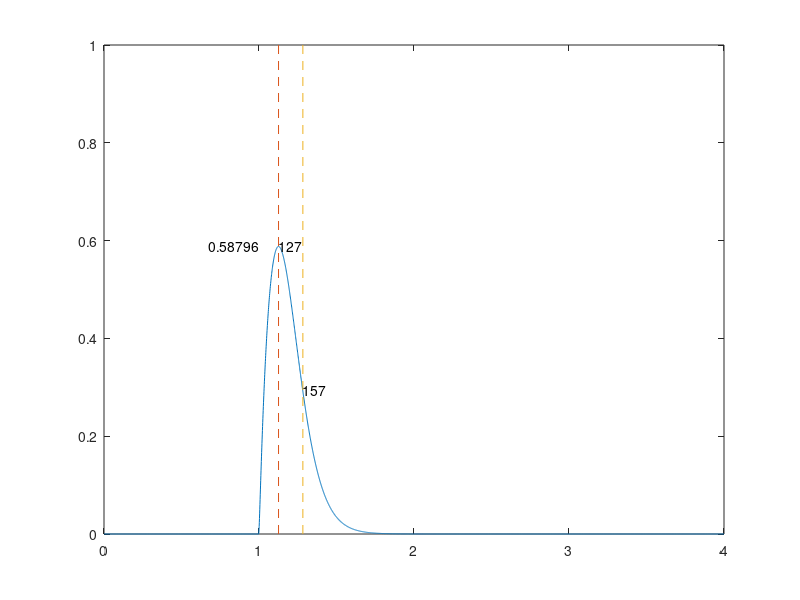

MATLAB code to generate this figure:
%==========================================================================
% new_model_v2_test_f2a.m
% Author: Akira Nagamori
% Last update: 10/31/18
%==========================================================================

%close all
clear all
clc

%==========================================================================
% Simulation parameters

Fs = 1000; %sampling frequency
T = 1/Fs;
time = 0:1/Fs:4; %simulation time

simulation_condition = 1;

if simulation_condition == 1
    % Generate a pulse
    FR_test = 1;
else
    FR_test = [2 5 10 15 20 30 50 100 200]; %10:10:100];
end


%==========================================================================
% initialization
mean_exc = zeros(1,length(FR_test));
p2p_exc = zeros(1,length(FR_test));

for f = 1:length(FR_test)
    FR = FR_test(f);
    %==========================================================================
    % Generate spike train
    spike = zeros(1,length(time));
    
    if simulation_condition == 1
        % Generate a pulse
        spike(1*Fs) = 1;
    else
        % Generate spike train
        temp =spikeTrainGenerator(0:1/Fs:2,Fs,FR);
        spike(1*Fs:3*Fs) = temp;
    end
    
    %==========================================================================
    % Model parameters
    x = 0; % proportion of Ca2+ bound to troponin (0-1)
    y = 0; % porportion of cross-bridge sites available for binding (0-1)
    z = 0; % porportion of bidning sites that formed cross-bridges (0-1)
    
    T_x_1 = 400*Fs/1000; % forward rate constant for Ca2+ binding to troponin
    T_x_2 = 100*Fs/1000; % backward rate constant for Ca2+ release from troponin
    T_y_1 = 250*Fs/1000; % forward rate constant for binding sites becoming available
    T_y_2_0 = 20*Fs/1000; % backward rate constant for binding sites becoming unavailable
    T_z_1 = 0.01; %120*Fs/1000; % forward rate constant for binding sites forming cross-bridge
    T_z_2 = 0.05; %50*Fs/1000; % backward rate constant for binding sites detachecing
    
    
    alpha = 20;
    beta = 10;
    n = 2;
    k = 0.01;
    N = 2;
    %==========================================================================
    % initialization
    R = zeros(1,length(time));
    x_int_vec = zeros(1,length(time));
    x_vec = zeros(1,length(time));
    y_vec = zeros(1,length(time));
    z_vec = zeros(1,length(time));
    act_vec = zeros(1,length(time));
    
    for t = 1:length(time)
        x = spike(t) + exp(-alpha*T)*x;
        x_2 = spike(t) + (1-exp(-beta*T))*x;
        %x_dot = spike(t)*T_x_1 - T_x_2*x;
        %x = x_dot/Fs + x;
        x_int = x^n/(x^n+k^n);
        %beta = 0.05/(1+5*z);
        y_dot = (1-y)*x*(T_y_1) - y*T_y_2_0; %/(1+5*z); %(x_int-y)/0.01; %(1-y)*x*(T_y_1) - y*T_y_2_0/(1+5*z);
        y = y_dot/Fs + y;
        z_dot = (y-z)/0.08; %(-T_z_1+T_z_2); %(y-z)*T_z_1-z*T_z_2;
        z = z_dot/Fs + z;
        act = z; %z^n/(z^n+k^n);
        %R_vec(t) = R;
        x_vec(t) = x;
        x_2_vec(t) = x_2;
        x_int_vec(t) = x_int;
        y_vec(t) = y;
        z_vec(t) = z;
        act_vec(t) = act;
        
    end
    
    mean_exc(f) = mean(act_vec(2*Fs:3*Fs));
    p2p_exc(f) = max(act_vec(2*Fs:3*Fs))-min(act_vec(2*Fs:3*Fs));
    
    if simulation_condition == 1
        % Twitch analysis
        [pks,locs_peak] = max(act_vec);
        pks
        CT = (locs_peak-1*Fs)*1000/Fs
        
        peak_half = pks/2;
        [~,HRT] = min(abs(act_vec(locs_peak:end)-peak_half));
        locs_hrt = locs_peak+HRT;
        HRT = HRT*1000/Fs
    end
    
    figure(1)
    plot(time,act_vec)
    hold on
    if simulation_condition == 1
        hold on
        plot([time(locs_peak) time(locs_peak)],[0 1],'--')
        text(time(locs_peak),pks,num2str(CT))
        hold on
        plot([time(locs_hrt) time(locs_hrt)],[0 1],'--')
        text(time(locs_hrt),peak_half,num2str(HRT))
        text(time(locs_peak)-time(locs_peak)*0.4,pks,num2str(pks))
    end
    
end


if simulation_condition == 2
    twitch2tetanus_ratio = p2p_exc(1)/mean_exc(f)
    fusion = 1-p2p_exc/p2p_exc(1);
    
    FR_new = FR_test(1):0.1:FR_test(end);
    Af_new = spline(FR_test,mean_exc,FR_new);
    [~,loc] = min(abs(Af_new-0.5));
    FR_half = FR_new(loc);
    f_eff = FR_new/FR_half;
    Af_Song = 1-exp(-(f_eff./(0.56*2.1)).^2.1);
    
    figure(2)
    plot(FR_test/FR_half,mean_exc,'LineWidth',1)
    xlabel('Frequency (Hz)','FontSize',14)
    ylabel('Activation','FontSize',14)
    hold on
    plot(f_eff,Af_Song)
    %xlim([0 3])
    
    figure(3)
    plot(FR_test/FR_half,fusion,'LineWidth',1)
    xlabel('Frequency (Hz)','FontSize',14)
    ylabel('Fusion','FontSize',14)
    hold on
    
    figure(4)
    plot(mean_exc./max(mean_exc),fusion,'LineWidth',1)
    xlabel('Activation','FontSize',14)
    ylabel('Fusion','FontSize',14)
    hold on
    plot(0:0.1:1,0:0.1:1,'--')
end




function spikeTrain = spikeTrainGenerator(t,Fs,freq)

spikeTrain = zeros(1,length(t));
ISI = round(1/freq*Fs);
numSpikes = round(length(t)/ISI);
index = [1:numSpikes]*ISI;
index(index>length(t)) = [];
spikeTrain(index) = 1;
spikeTrain(1) = 1;

end
